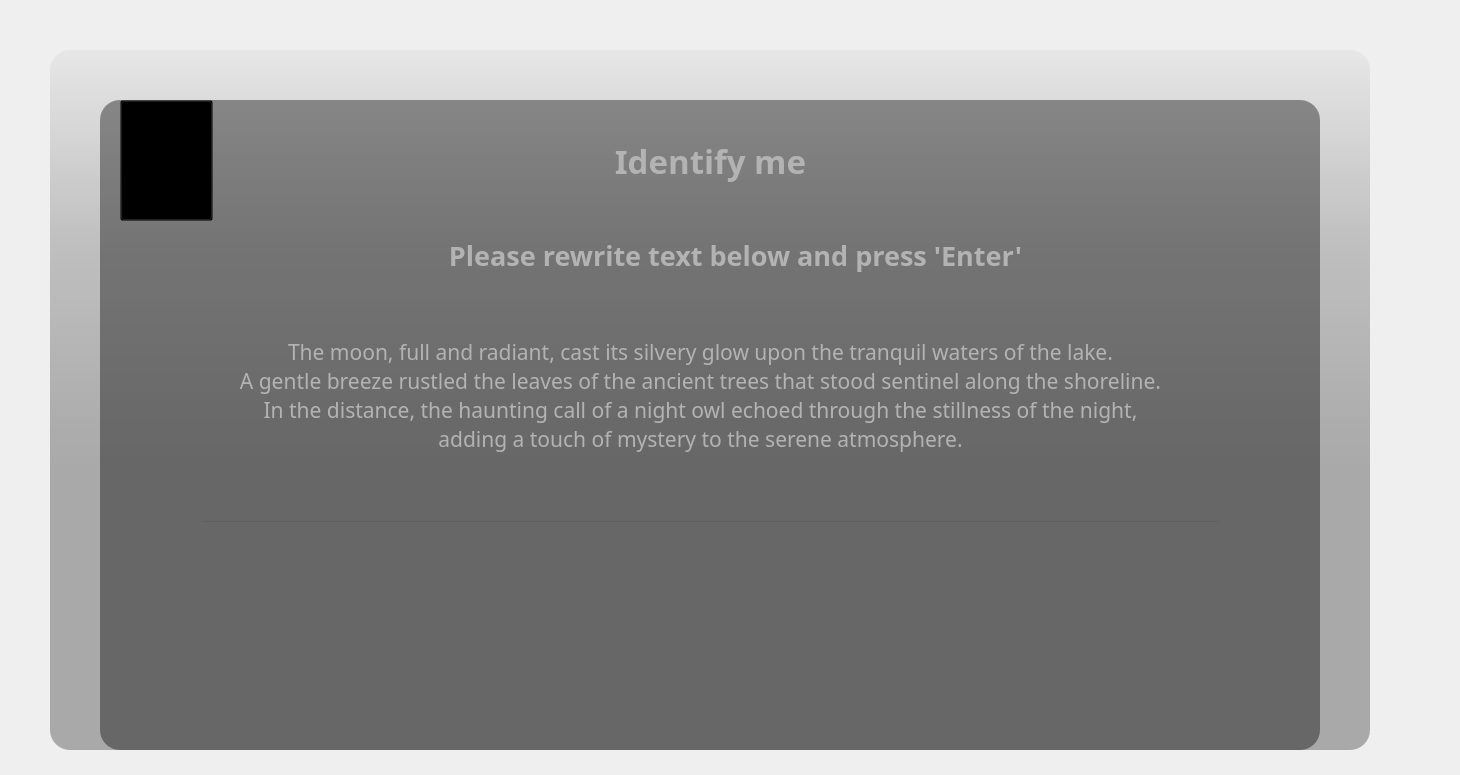
<?xml version="1.0" encoding="UTF-8"?>
<ui version="4.0">
 <class>MainWindow</class>
 <widget class="QMainWindow" name="MainWindow">
  <property name="geometry">
   <rect>
    <x>0</x>
    <y>0</y>
    <width>1460</width>
    <height>775</height>
   </rect>
  </property>
  <property name="windowTitle">
   <string>MainWindow</string>
  </property>
  <widget class="QWidget" name="centralwidget">
   <widget class="QLabel" name="label_2">
    <property name="geometry">
     <rect>
      <x>50</x>
      <y>50</y>
      <width>1320</width>
      <height>700</height>
     </rect>
    </property>
    <property name="styleSheet">
     <string notr="true">background-color: qlineargradient(spread:pad, x1:0, y1:0, x2:0, y2:0.715909, stop:0 rgba(0,0,0,9), stop:0.375 rgba(0,0,0,50), stop:0.835227 rgba(0,0,0,75));
border-radius: 20px;</string>
    </property>
    <property name="text">
     <string/>
    </property>
   </widget>
   <widget class="QLabel" name="background_label">
    <property name="geometry">
     <rect>
      <x>50</x>
      <y>50</y>
      <width>1320</width>
      <height>700</height>
     </rect>
    </property>
    <property name="styleSheet">
     <string notr="true">border-radius: 20px;
background-image: url(:/images/images/las.jpg);</string>
    </property>
    <property name="text">
     <string/>
    </property>
   </widget>
   <widget class="QLabel" name="label_3">
    <property name="geometry">
     <rect>
      <x>100</x>
      <y>100</y>
      <width>1220</width>
      <height>650</height>
     </rect>
    </property>
    <property name="styleSheet">
     <string notr="true">background-color: rgba(0,0,0,100);
border-radius: 20px;</string>
    </property>
    <property name="text">
     <string/>
    </property>
   </widget>
   <widget class="QLabel" name="text_label">
    <property name="geometry">
     <rect>
      <x>150</x>
      <y>290</y>
      <width>1101</width>
      <height>211</height>
     </rect>
    </property>
    <property name="font">
     <font>
      <family>Nirmala UI Semilight</family>
      <pointsize>16</pointsize>
     </font>
    </property>
    <property name="styleSheet">
     <string notr="true">color: rgb(179, 179, 179);</string>
    </property>
    <property name="text">
     <string>&lt;html&gt;&lt;head/&gt;&lt;body&gt;&lt;p align=&quot;center&quot;&gt;The moon, full and radiant, cast its silvery glow upon the tranquil waters of the lake. &lt;br/&gt;A gentle breeze rustled the leaves of the ancient trees that stood sentinel along the shoreline. &lt;br/&gt;In the distance, the haunting call of a night owl echoed through the stillness of the night, &lt;br/&gt;adding a touch of mystery to the serene atmosphere.&lt;/p&gt;&lt;/body&gt;&lt;/html&gt;</string>
    </property>
    <property name="alignment">
     <set>Qt::AlignCenter</set>
    </property>
   </widget>
   <widget class="QLabel" name="conf_password_info_label">
    <property name="geometry">
     <rect>
      <x>520</x>
      <y>520</y>
      <width>381</width>
      <height>16</height>
     </rect>
    </property>
    <property name="font">
     <font>
      <family>Nirmala UI Semilight</family>
      <pointsize>10</pointsize>
     </font>
    </property>
    <property name="styleSheet">
     <string notr="true">color: rgb(179, 179, 179);</string>
    </property>
    <property name="text">
     <string/>
    </property>
   </widget>
   <widget class="QLabel" name="label_4">
    <property name="geometry">
     <rect>
      <x>100</x>
      <y>100</y>
      <width>1221</width>
      <height>121</height>
     </rect>
    </property>
    <property name="font">
     <font>
      <family>Nirmala UI Semilight</family>
      <pointsize>25</pointsize>
      <weight>75</weight>
      <bold>true</bold>
     </font>
    </property>
    <property name="styleSheet">
     <string notr="true">color: rgb(179, 179, 179);
</string>
    </property>
    <property name="text">
     <string>Identify me</string>
    </property>
    <property name="alignment">
     <set>Qt::AlignCenter</set>
    </property>
   </widget>
   <widget class="QPushButton" name="back_button">
    <property name="geometry">
     <rect>
      <x>120</x>
      <y>100</y>
      <width>93</width>
      <height>121</height>
     </rect>
    </property>
    <property name="styleSheet">
     <string notr="true">background-color: rgba(0, 0, 0,0);
</string>
    </property>
    <property name="text">
     <string/>
    </property>
    <property name="icon">
     <iconset>
      <normaloff>:/images/back.png</normaloff>:/images/back.png</iconset>
    </property>
    <property name="iconSize">
     <size>
      <width>60</width>
      <height>60</height>
     </size>
    </property>
   </widget>
   <widget class="QLabel" name="username_info_label">
    <property name="geometry">
     <rect>
      <x>520</x>
      <y>200</y>
      <width>381</width>
      <height>31</height>
     </rect>
    </property>
    <property name="font">
     <font>
      <family>Nirmala UI Semilight</family>
      <pointsize>12</pointsize>
      <weight>75</weight>
      <bold>true</bold>
     </font>
    </property>
    <property name="styleSheet">
     <string notr="true">color: rgb(255, 108, 108);</string>
    </property>
    <property name="text">
     <string/>
    </property>
    <property name="alignment">
     <set>Qt::AlignCenter</set>
    </property>
   </widget>
   <widget class="QLineEdit" name="text_lineEdit">
    <property name="geometry">
     <rect>
      <x>200</x>
      <y>520</y>
      <width>1021</width>
      <height>181</height>
     </rect>
    </property>
    <property name="styleSheet">
     <string notr="true">background-color: rgba(0, 0, 0,0);
border-bottom: 2px sold rgba(85,112,98,219);
color: rgba(255,255,255,255);
padding-bottom: 12px;
</string>
    </property>
    <property name="alignment">
     <set>Qt::AlignCenter</set>
    </property>
   </widget>
   <widget class="QLabel" name="info_label">
    <property name="geometry">
     <rect>
      <x>210</x>
      <y>230</y>
      <width>1051</width>
      <height>51</height>
     </rect>
    </property>
    <property name="font">
     <font>
      <family>Nirmala UI Semilight</family>
      <pointsize>20</pointsize>
      <weight>75</weight>
      <bold>true</bold>
      <kerning>true</kerning>
     </font>
    </property>
    <property name="styleSheet">
     <string notr="true">color: rgb(179, 179, 179);</string>
    </property>
    <property name="text">
     <string>&lt;html&gt;&lt;head/&gt;&lt;body&gt;&lt;p align=&quot;center&quot;&gt;Please rewrite text below and press 'Enter'&lt;/p&gt;&lt;/body&gt;&lt;/html&gt;</string>
    </property>
    <property name="alignment">
     <set>Qt::AlignCenter</set>
    </property>
   </widget>
   <zorder>background_label</zorder>
   <zorder>label_2</zorder>
   <zorder>label_3</zorder>
   <zorder>text_label</zorder>
   <zorder>conf_password_info_label</zorder>
   <zorder>label_4</zorder>
   <zorder>back_button</zorder>
   <zorder>username_info_label</zorder>
   <zorder>text_lineEdit</zorder>
   <zorder>info_label</zorder>
  </widget>
 </widget>
 <resources/>
 <connections/>
</ui>
